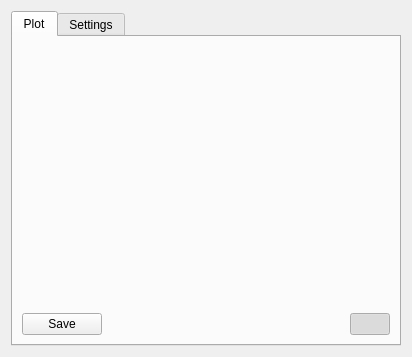
<?xml version="1.0" encoding="UTF-8"?>
<ui version="4.0">
 <class>Plotter</class>
 <widget class="QWidget" name="Plotter">
  <property name="geometry">
   <rect>
    <x>0</x>
    <y>0</y>
    <width>412</width>
    <height>357</height>
   </rect>
  </property>
  <property name="windowTitle">
   <string>Form</string>
  </property>
  <layout class="QVBoxLayout" name="verticalLayout">
   <item>
    <widget class="QTabWidget" name="tabWidget">
     <property name="currentIndex">
      <number>0</number>
     </property>
     <widget class="QWidget" name="tab">
      <attribute name="title">
       <string>Plot</string>
      </attribute>
      <layout class="QVBoxLayout" name="verticalLayout_7">
       <item>
        <widget class="QwtPlot" name="plot" native="true">
         <property name="sizePolicy">
          <sizepolicy hsizetype="Expanding" vsizetype="Expanding">
           <horstretch>0</horstretch>
           <verstretch>0</verstretch>
          </sizepolicy>
         </property>
        </widget>
       </item>
       <item>
        <layout class="QHBoxLayout" name="horizontalLayout_2">
         <item>
          <widget class="QPushButton" name="saveBtn">
           <property name="toolTip">
            <string>Save current plot to CSV</string>
           </property>
           <property name="text">
            <string>Save</string>
           </property>
           <property name="icon">
            <iconset resource="icons.qrc">
             <normaloff>:/images/document-save.png</normaloff>:/images/document-save.png</iconset>
           </property>
          </widget>
         </item>
         <item>
          <spacer name="horizontalSpacer">
           <property name="orientation">
            <enum>Qt::Horizontal</enum>
           </property>
           <property name="sizeHint" stdset="0">
            <size>
             <width>40</width>
             <height>20</height>
            </size>
           </property>
          </spacer>
         </item>
         <item>
          <widget class="QPushButton" name="startStopPlotBtn">
           <property name="toolTip">
            <string>&lt;html&gt;&lt;head/&gt;&lt;body&gt;&lt;p&gt;Starts/stops data collecting from Serial&lt;/p&gt;&lt;p&gt;When stopped, you'll be able to zoom in/out and move the graph to further inspect the data.&lt;/p&gt;&lt;/body&gt;&lt;/html&gt;</string>
           </property>
           <property name="text">
            <string/>
           </property>
           <property name="icon">
            <iconset resource="icons.qrc">
             <normaloff>:/images/media-playback-start.png</normaloff>
             <normalon>:/images/media-playback-stop.png</normalon>:/images/media-playback-start.png</iconset>
           </property>
           <property name="checkable">
            <bool>true</bool>
           </property>
           <property name="checked">
            <bool>true</bool>
           </property>
          </widget>
         </item>
        </layout>
       </item>
      </layout>
     </widget>
     <widget class="QWidget" name="tab_2">
      <attribute name="title">
       <string>Settings</string>
      </attribute>
      <layout class="QVBoxLayout" name="verticalLayout_3">
       <item>
        <widget class="QScrollArea" name="scrollArea">
         <property name="widgetResizable">
          <bool>true</bool>
         </property>
         <widget class="QWidget" name="scrollAreaWidgetContents">
          <property name="geometry">
           <rect>
            <x>0</x>
            <y>0</y>
            <width>351</width>
            <height>678</height>
           </rect>
          </property>
          <layout class="QVBoxLayout" name="verticalLayout_6">
           <item>
            <widget class="QGroupBox" name="groupBox">
             <property name="title">
              <string>Basic</string>
             </property>
             <layout class="QVBoxLayout" name="verticalLayout_2">
              <item>
               <layout class="QFormLayout" name="formLayout">
                <property name="fieldGrowthPolicy">
                 <enum>QFormLayout::AllNonFixedFieldsGrow</enum>
                </property>
                <item row="0" column="0">
                 <widget class="QLabel" name="label">
                  <property name="toolTip">
                   <string>&lt;html&gt;&lt;head/&gt;&lt;body&gt;&lt;p&gt;The ID of the graph, for serial thread to properly forward the incoming data from micro-controller.&lt;/p&gt;&lt;p&gt;You can have the same IDs if you wish, both will receive the packet from the serial thread.&lt;/p&gt;&lt;/body&gt;&lt;/html&gt;</string>
                  </property>
                  <property name="text">
                   <string>ID:</string>
                  </property>
                 </widget>
                </item>
                <item row="0" column="1">
                 <widget class="QLineEdit" name="idEdit">
                  <property name="text">
                   <string>p1</string>
                  </property>
                 </widget>
                </item>
                <item row="4" column="0">
                 <widget class="QLabel" name="label_2">
                  <property name="toolTip">
                   <string>&lt;html&gt;&lt;head/&gt;&lt;body&gt;&lt;p&gt;Can select the graph to plot in real time or XY plot&lt;/p&gt;&lt;p&gt;&lt;span style=&quot; font-size:10pt;&quot;&gt;Sample real-time packet with 3 curves XYZ:&lt;/span&gt;&lt;/p&gt;&lt;p&gt;{&lt;span style=&quot; color:#ff0000;&quot;&gt;P0|X|255,0,0|100&lt;/span&gt;&lt;span style=&quot; color:#00ff7f;&quot;&gt;|Y|0,255,0|150&lt;/span&gt;&lt;span style=&quot; color:#5555ff;&quot;&gt;|Z|0,0,255|200&lt;/span&gt;}&lt;/p&gt;&lt;p&gt;{Plot ID|Curve 1|Color|Value|Curve 2|Color|Value}&lt;/p&gt;&lt;p&gt;&lt;span style=&quot; font-weight:600;&quot;&gt;Note: color is in RGB format with comma seperating the values (R,G,B)&lt;/span&gt;&lt;/p&gt;&lt;p&gt;&lt;span style=&quot; font-size:10pt;&quot;&gt;Sample XY plot (supports only one curve):&lt;/span&gt;&lt;/p&gt;&lt;p&gt;{P0|Some XY plot|255,0,0|1 255 2 200 3 150 4 100}&lt;/p&gt;&lt;p&gt;{Plot ID|Curve name|Color|X Y X Y X Y X Y.....}&lt;/p&gt;&lt;p&gt;&lt;span style=&quot; font-weight:600;&quot;&gt;Note: If for each X value there won't be Y value, the plot will be ignored&lt;/span&gt;&lt;br/&gt;&lt;/p&gt;&lt;/body&gt;&lt;/html&gt;</string>
                  </property>
                  <property name="text">
                   <string>Type:</string>
                  </property>
                 </widget>
                </item>
                <item row="4" column="1">
                 <widget class="QComboBox" name="typeComboBox">
                  <item>
                   <property name="text">
                    <string>Time plot</string>
                   </property>
                  </item>
                  <item>
                   <property name="text">
                    <string>XY-Plot</string>
                   </property>
                  </item>
                 </widget>
                </item>
                <item row="1" column="0">
                 <widget class="QLabel" name="label_5">
                  <property name="text">
                   <string>Title</string>
                  </property>
                 </widget>
                </item>
                <item row="1" column="1">
                 <widget class="QLineEdit" name="titleEdit">
                  <property name="text">
                   <string>A Simple Plotting Demonstration</string>
                  </property>
                 </widget>
                </item>
                <item row="5" column="0">
                 <widget class="QLabel" name="label_6">
                  <property name="toolTip">
                   <string>&lt;html&gt;&lt;head/&gt;&lt;body&gt;&lt;p&gt;Applicable only to real time plot, basically, how many data points will be stored in the memory before deleting them. &lt;/p&gt;&lt;/body&gt;&lt;/html&gt;</string>
                  </property>
                  <property name="text">
                   <string>Buffer</string>
                  </property>
                 </widget>
                </item>
                <item row="5" column="1">
                 <widget class="QSpinBox" name="bufferSpin">
                  <property name="minimum">
                   <number>10</number>
                  </property>
                  <property name="maximum">
                   <number>1000000</number>
                  </property>
                  <property name="value">
                   <number>100</number>
                  </property>
                 </widget>
                </item>
                <item row="6" column="0">
                 <widget class="QLabel" name="label_7">
                  <property name="toolTip">
                   <string>&lt;html&gt;&lt;head/&gt;&lt;body&gt;&lt;p&gt;How often the plot will be updated. You shouldn't need less than 50ms, however if you want to improve performance of the application, it is advisable to increase the refresh rate. &lt;/p&gt;&lt;/body&gt;&lt;/html&gt;</string>
                  </property>
                  <property name="text">
                   <string>Refresh rate (ms)</string>
                  </property>
                 </widget>
                </item>
                <item row="6" column="1">
                 <widget class="QSpinBox" name="refreshRateSpin">
                  <property name="minimum">
                   <number>10</number>
                  </property>
                  <property name="maximum">
                   <number>10000</number>
                  </property>
                  <property name="value">
                   <number>50</number>
                  </property>
                 </widget>
                </item>
                <item row="2" column="0">
                 <widget class="QLabel" name="label_9">
                  <property name="text">
                   <string>Name of X Axis:</string>
                  </property>
                 </widget>
                </item>
                <item row="2" column="1">
                 <widget class="QLineEdit" name="xaxisEdit"/>
                </item>
                <item row="3" column="0">
                 <widget class="QLabel" name="label_10">
                  <property name="text">
                   <string>Name of Y Axis</string>
                  </property>
                 </widget>
                </item>
                <item row="3" column="1">
                 <widget class="QLineEdit" name="yaxisEdit"/>
                </item>
               </layout>
              </item>
             </layout>
            </widget>
           </item>
           <item>
            <widget class="QGroupBox" name="groupBox_2">
             <property name="title">
              <string>Scaling</string>
             </property>
             <layout class="QVBoxLayout" name="verticalLayout_4">
              <item>
               <layout class="QFormLayout" name="formLayout_2">
                <property name="fieldGrowthPolicy">
                 <enum>QFormLayout::AllNonFixedFieldsGrow</enum>
                </property>
                <item row="1" column="0">
                 <widget class="QCheckBox" name="autoScaleYCheckBox">
                  <property name="toolTip">
                   <string>Automatically scales the graph to show all values on Y axis</string>
                  </property>
                  <property name="text">
                   <string>Auto Scaling Y</string>
                  </property>
                  <property name="checked">
                   <bool>true</bool>
                  </property>
                 </widget>
                </item>
                <item row="2" column="0">
                 <widget class="QLabel" name="label_3">
                  <property name="text">
                   <string>Min Y</string>
                  </property>
                 </widget>
                </item>
                <item row="2" column="1">
                 <widget class="QDoubleSpinBox" name="minYSpin">
                  <property name="minimum">
                   <double>-10000000.000000000000000</double>
                  </property>
                  <property name="maximum">
                   <double>10000000.000000000000000</double>
                  </property>
                  <property name="value">
                   <double>-200.000000000000000</double>
                  </property>
                 </widget>
                </item>
                <item row="3" column="0">
                 <widget class="QLabel" name="label_4">
                  <property name="text">
                   <string>Max Y</string>
                  </property>
                 </widget>
                </item>
                <item row="3" column="1">
                 <widget class="QDoubleSpinBox" name="maxYSpin">
                  <property name="minimum">
                   <double>-10000000.000000000000000</double>
                  </property>
                  <property name="maximum">
                   <double>10000000.000000000000000</double>
                  </property>
                  <property name="value">
                   <double>200.000000000000000</double>
                  </property>
                 </widget>
                </item>
                <item row="4" column="0">
                 <widget class="QCheckBox" name="autoScaleXCheckBox">
                  <property name="toolTip">
                   <string>Automatically scales graph to include all X values (manual scaling works only on XY plot)</string>
                  </property>
                  <property name="text">
                   <string>Auto Scaling X</string>
                  </property>
                  <property name="checked">
                   <bool>true</bool>
                  </property>
                 </widget>
                </item>
                <item row="5" column="0">
                 <widget class="QLabel" name="label_11">
                  <property name="text">
                   <string>Min X</string>
                  </property>
                 </widget>
                </item>
                <item row="5" column="1">
                 <widget class="QDoubleSpinBox" name="minXSpin">
                  <property name="minimum">
                   <double>-10000000.000000000000000</double>
                  </property>
                  <property name="maximum">
                   <double>10000000.000000000000000</double>
                  </property>
                  <property name="value">
                   <double>-200.000000000000000</double>
                  </property>
                 </widget>
                </item>
                <item row="6" column="1">
                 <widget class="QDoubleSpinBox" name="maxXSpin">
                  <property name="minimum">
                   <double>-10000000.000000000000000</double>
                  </property>
                  <property name="maximum">
                   <double>10000000.000000000000000</double>
                  </property>
                  <property name="value">
                   <double>200.000000000000000</double>
                  </property>
                 </widget>
                </item>
                <item row="6" column="0">
                 <widget class="QLabel" name="label_12">
                  <property name="text">
                   <string>Max X</string>
                  </property>
                 </widget>
                </item>
               </layout>
              </item>
             </layout>
            </widget>
           </item>
           <item>
            <widget class="QGroupBox" name="groupBox_3">
             <property name="title">
              <string>Misc</string>
             </property>
             <layout class="QVBoxLayout" name="verticalLayout_5">
              <item>
               <layout class="QFormLayout" name="formLayout_3">
                <item row="0" column="0">
                 <widget class="QLabel" name="label_8">
                  <property name="toolTip">
                   <string>&lt;html&gt;&lt;head/&gt;&lt;body&gt;&lt;p&gt;Format of the date in real time plot. Some of the available formats: &lt;/p&gt;&lt;p&gt;&lt;span style=&quot; font-weight:600;&quot;&gt;&amp;quot;dd:mm:yyyy | hh:mm:ss:zzz&amp;quot;&lt;/span&gt;&lt;/p&gt;&lt;p&gt;Where it shows&lt;span style=&quot; font-weight:600;&quot;&gt; day:month:year | hours:minutes:seconds:milliseconds&lt;/span&gt;&lt;/p&gt;&lt;/body&gt;&lt;/html&gt;</string>
                  </property>
                  <property name="statusTip">
                   <string/>
                  </property>
                  <property name="text">
                   <string>Date Format</string>
                  </property>
                 </widget>
                </item>
                <item row="0" column="1">
                 <widget class="QLineEdit" name="dateFormat">
                  <property name="text">
                   <string>hh:mm:ss</string>
                  </property>
                 </widget>
                </item>
                <item row="1" column="0">
                 <widget class="QCheckBox" name="fillCheckBox">
                  <property name="toolTip">
                   <string>Automatically fills the graph</string>
                  </property>
                  <property name="text">
                   <string>Auto filling</string>
                  </property>
                  <property name="checked">
                   <bool>true</bool>
                  </property>
                 </widget>
                </item>
                <item row="2" column="0">
                 <widget class="QLabel" name="label_14">
                  <property name="text">
                   <string>Auto Fill Opacity:</string>
                  </property>
                 </widget>
                </item>
                <item row="2" column="1">
                 <widget class="QSpinBox" name="transparentSpinBox">
                  <property name="minimum">
                   <number>20</number>
                  </property>
                  <property name="maximum">
                   <number>100</number>
                  </property>
                 </widget>
                </item>
                <item row="3" column="0">
                 <widget class="QLabel" name="label_13">
                  <property name="text">
                   <string>Background Color:</string>
                  </property>
                 </widget>
                </item>
                <item row="3" column="1">
                 <layout class="QHBoxLayout" name="horizontalLayout">
                  <item>
                   <spacer name="horizontalSpacer_2">
                    <property name="orientation">
                     <enum>Qt::Horizontal</enum>
                    </property>
                    <property name="sizeHint" stdset="0">
                     <size>
                      <width>40</width>
                      <height>20</height>
                     </size>
                    </property>
                   </spacer>
                  </item>
                  <item>
                   <widget class="QLabel" name="colorLbl">
                    <property name="minimumSize">
                     <size>
                      <width>50</width>
                      <height>0</height>
                     </size>
                    </property>
                    <property name="maximumSize">
                     <size>
                      <width>50</width>
                      <height>16777215</height>
                     </size>
                    </property>
                    <property name="styleSheet">
                     <string notr="true">background-color:#ffffff;
border: 2px solid #000;</string>
                    </property>
                    <property name="text">
                     <string/>
                    </property>
                   </widget>
                  </item>
                  <item>
                   <widget class="QPushButton" name="colorBtn">
                    <property name="toolTip">
                     <string>Choose background color</string>
                    </property>
                    <property name="text">
                     <string/>
                    </property>
                    <property name="icon">
                     <iconset resource="icons.qrc">
                      <normaloff>:/images/kcoloredit.png</normaloff>:/images/kcoloredit.png</iconset>
                    </property>
                   </widget>
                  </item>
                 </layout>
                </item>
               </layout>
              </item>
             </layout>
            </widget>
           </item>
           <item>
            <widget class="QGroupBox" name="groupBox_4">
             <property name="minimumSize">
              <size>
               <width>0</width>
               <height>0</height>
              </size>
             </property>
             <property name="baseSize">
              <size>
               <width>0</width>
               <height>0</height>
              </size>
             </property>
             <property name="title">
              <string>Auto Write</string>
             </property>
             <layout class="QVBoxLayout" name="verticalLayout_8">
              <item>
               <layout class="QFormLayout" name="formLayout_4">
                <item row="0" column="0">
                 <widget class="QCheckBox" name="writeToFileCheckBox">
                  <property name="toolTip">
                   <string>Will write all results directly to the file you have specified. Similar to save button, but does it instantly and automatically. Useful for when one needs to do analysis later. Results will be in CSV</string>
                  </property>
                  <property name="text">
                   <string>Write To File</string>
                  </property>
                 </widget>
                </item>
                <item row="1" column="0">
                 <widget class="QLabel" name="label_15">
                  <property name="text">
                   <string>File:</string>
                  </property>
                 </widget>
                </item>
                <item row="1" column="1">
                 <layout class="QHBoxLayout" name="horizontalLayout_3">
                  <item>
                   <widget class="QLineEdit" name="writeToFileEdit">
                    <property name="readOnly">
                     <bool>true</bool>
                    </property>
                   </widget>
                  </item>
                  <item>
                   <widget class="QPushButton" name="openForWriteBtn">
                    <property name="text">
                     <string/>
                    </property>
                    <property name="icon">
                     <iconset resource="icons.qrc">
                      <normaloff>:/images/document-open-folder.png</normaloff>:/images/document-open-folder.png</iconset>
                    </property>
                   </widget>
                  </item>
                 </layout>
                </item>
                <item row="2" column="0">
                 <widget class="QLabel" name="label_16">
                  <property name="toolTip">
                   <string>Specify what seperator should the save and auto file write function use</string>
                  </property>
                  <property name="text">
                   <string>Seperator:</string>
                  </property>
                 </widget>
                </item>
                <item row="2" column="1">
                 <widget class="QLineEdit" name="seperatorEdit">
                  <property name="text">
                   <string>;</string>
                  </property>
                 </widget>
                </item>
               </layout>
              </item>
             </layout>
            </widget>
           </item>
          </layout>
         </widget>
        </widget>
       </item>
      </layout>
     </widget>
    </widget>
   </item>
  </layout>
 </widget>
 <customwidgets>
  <customwidget>
   <class>QwtPlot</class>
   <extends>QWidget</extends>
   <header location="global">qwt_plot.h</header>
   <container>1</container>
  </customwidget>
 </customwidgets>
 <resources>
  <include location="icons.qrc"/>
 </resources>
 <connections/>
</ui>
